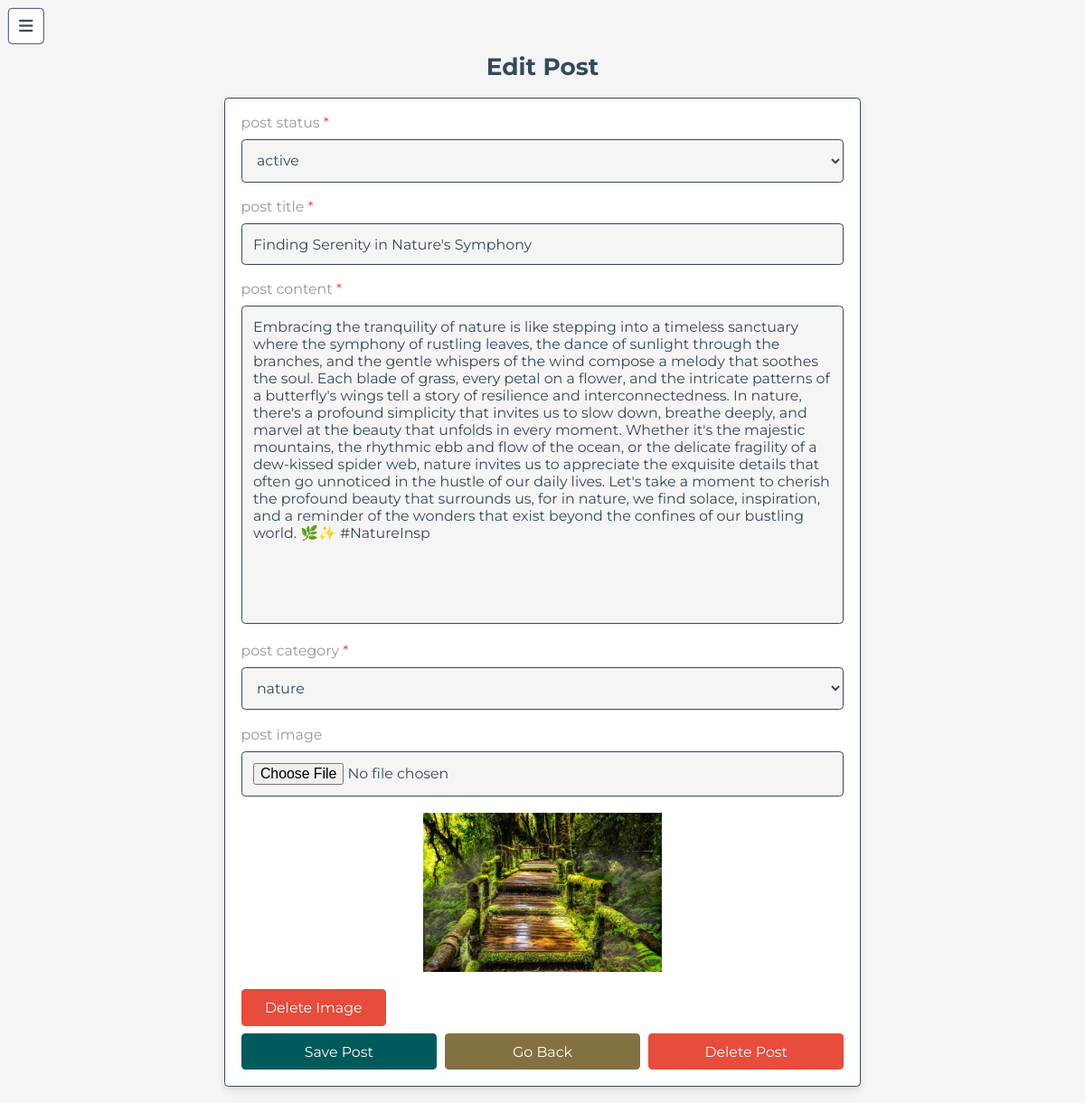
/admin/edit_post.php?id=3 (signed in), run on the app's committed database.
### tables this page shows
CREATE TABLE `posts` (
  `id` int(100) NOT NULL,
  `admin_id` int(100) NOT NULL,
  `name` varchar(100) NOT NULL,
  `title` varchar(100) NOT NULL,
  `content` varchar(1000) NOT NULL,
  `category` varchar(50) NOT NULL,
  `image` varchar(100) NOT NULL,
  `created_at` timestamp NOT NULL DEFAULT current_timestamp(),
  `status` varchar(10) NOT NULL
);

### admin/edit_post.php (the view, shortened to what this page needs)
<?php
include '../component/database.php';
?>
<!DOCTYPE html>
<html lang="en">
<head>
   <link rel="stylesheet" href="https://cdnjs.cloudflare.com/ajax/libs/font-awesome/6.1.1/css/all.min.css">
   <link rel="stylesheet" href="../css/admin_style.css">
</head>
<body>
<?php include '../component/admin_header.php' ?>
<section class="post-editor">
   <h1 class="heading">edit post</h1>
   <?php
      $post_id = $_GET['id'];
      $select_posts = $conn->prepare("SELECT * FROM `posts` WHERE id = ?");
      $select_posts->execute([$post_id]);
      if($select_posts->rowCount() > 0){
         while($fetch_posts = $select_posts->fetch(PDO::FETCH_ASSOC)){
   ?>
   <form action="" method="post" enctype="multipart/form-data">
      <p>post status <span>*</span></p>
      <select name="status" class="box" required>
         <option value="<?= $fetch_posts['status']; ?>" selected><?= $fetch_posts['status']; ?></option>
      </select>
      <p>post title <span>*</span></p>
      <input type="text" name="title" maxlength="100" required placeholder="add post title" class="box" value="<?= $fetch_posts['title']; ?>">
      <p>post content <span>*</span></p>
      <textarea name="content" class="box" required maxlength="10000" placeholder="write your content..." cols="30" rows="10"><?= $fetch_posts['content']; ?></textarea>
      <p>post category <span>*</span></p>
      <select name="category" class="box" required>
         <option value="<?= $fetch_posts['category']; ?>" selected><?= $fetch_posts['category']; ?></option>
      </select>
      <p>post image</p>
      <input type="file" name="image" class="box" accept="image/jpg, image/jpeg, image/png, image/webp">
      <?php if($fetch_posts['image'] != ''){ ?>
         <img src="../uploaded_img/<?= $fetch_posts['image']; ?>" class="image" alt="">
         <input type="submit" value="delete image" class="inline-delete-btn" name="delete_image">
      <?php } ?>
      <div class="flex-btn">
         <input type="submit" value="save post" name="save" class="btn">
         <a href="view_posts.php" class="option-btn">go back</a>
         <input type="submit" value="delete post" class="delete-btn" name="delete_post">
      </div>
   </form>
   <?php
         }
      }
   ?>
</section>
</body>
</html>

### css/admin_style.css (style rules this page uses)
:root { --main-color: #005a5b; --red:#e74c3c; --brown:#837141; --black:#34495e; --white:#fff; --light-bg:#f5f5f5; --light-color:#999; --border:.2rem solid var(--black); --box-shadow:0 .5rem 1rem rgba(0,0,0,.1); }
* { font-family: 'Montserrat', sans-serif; margin:0; padding:0; box-sizing: border-box; text-decoration: none; outline: none; border:none; }
html { font-size: 62.5%; overflow-x: hidden; }
body { background-color: var(--light-bg); padding-left: 35rem; background-image: url(https://i.pinimg.com/564x/04/e5/e3/04e5e3930e5fbaa0c7bea5e2c921472d.jpg); background-size: cover; }
section { max-width: 1200px; margin:0 auto; padding:2rem; }
.btn, .delete-btn, .option-btn, .inline-btn, .inline-option-btn, .inline-delete-btn { margin-top: 1rem; border-radius: .5rem; cursor: pointer; font-size: 1.8rem; color:var(--white); padding:1.2rem 3rem; text-transform: capitalize; text-align: center; }
.inline-btn, .inline-option-btn, .inline-delete-btn { display: inline-block; margin-right: 1rem; }
.btn, .delete-btn, .option-btn { display: block; width: 100%; }
.inline-btn, .btn { background-color: var(--main-color); }
.inline-delete-btn, .delete-btn { background-color: var(--red); }
.inline-option-btn, .option-btn { background-color: var(--brown); }
.flex-btn { display: flex; gap:1rem; }
.heading { text-align: center; margin-bottom: 2rem; text-transform: capitalize; color:var(--black); font-size: 3rem; }
.post-editor form { background-color: var(--white); border-radius: .5rem; border: var(--border); padding:2rem; box-shadow: var(--box-shadow); max-width: 80rem; margin:0 auto; padding-top: 1rem; }
.post-editor form p { font-size: 1.8rem; color:var(--light-color); padding-top: 1rem; }
.post-editor form p span { color:var(--red); }
.post-editor form .box { width: 100%; margin:1rem 0; border-radius: .5rem; border: var(--border); padding:1.4rem; font-size: 1.8rem; color:var(--black); background-color: var(--light-bg); }
.post-editor form textarea { height: 40rem; resize: none; }
.post-editor form .image { width: 100%; height: 20rem; object-fit: contain; margin:1rem 0; }
@media (max-width:1200px) { html { font-size: 55%; } }
@media (max-width:1200px) { body { padding-left: 0; } }

### data on the page
posts: status "active", title "Finding Serenity in Nature's Symphony", content "Embracing the tranquility of nature is like stepping into a timeless sanctuary where the symphony of rustling leaves, the dance of sunlight through the branches, and the gentle whispers of the wind compose a melody that soothes the soul. Each blade of grass, every petal on a flower, and the intricate patterns of a butterfly's wings tell a story of resilience and interconnectedness. In nature, there's a profound simplicity that invites us to slow down, breathe deeply, and marvel at the beauty that unfolds in every moment. Whether it's the majestic mountains, the rhythmic ebb and flow of the ocean, or the delicate fragility of a dew-kissed spider web, nature invites us to appreciate the…", category "nature", image (picture)
